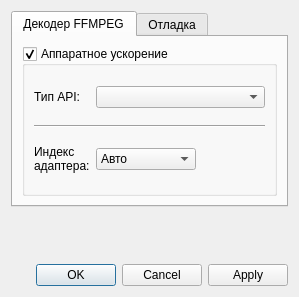
<?xml version="1.0" encoding="UTF-8"?>
<ui version="4.0">
 <class>VlxMediaParametersDialog</class>
 <widget class="QDialog" name="VlxMediaParametersDialog">
  <property name="geometry">
   <rect>
    <x>0</x>
    <y>0</y>
    <width>299</width>
    <height>297</height>
   </rect>
  </property>
  <property name="windowTitle">
   <string>Параметры приема RTP-потока</string>
  </property>
  <layout class="QGridLayout" name="gridLayout_2">
   <item row="0" column="0">
    <widget class="QTabWidget" name="tabWidget">
     <property name="currentIndex">
      <number>0</number>
     </property>
     <widget class="QWidget" name="tab">
      <attribute name="title">
       <string>Декодер FFMPEG</string>
      </attribute>
      <layout class="QGridLayout" name="gridLayout_3">
       <item row="0" column="0">
        <widget class="QGroupBox" name="gbHwAccel">
         <property name="minimumSize">
          <size>
           <width>0</width>
           <height>148</height>
          </size>
         </property>
         <property name="title">
          <string>Аппаратное ускорение</string>
         </property>
         <property name="checkable">
          <bool>true</bool>
         </property>
         <layout class="QGridLayout" name="gridLayout">
          <item row="0" column="0">
           <widget class="QLabel" name="label">
            <property name="text">
             <string>Тип API:</string>
            </property>
           </widget>
          </item>
          <item row="0" column="1" colspan="2">
           <widget class="QComboBox" name="cbHwAccelSelector">
            <property name="sizePolicy">
             <sizepolicy hsizetype="Expanding" vsizetype="Fixed">
              <horstretch>0</horstretch>
              <verstretch>0</verstretch>
             </sizepolicy>
            </property>
           </widget>
          </item>
          <item row="2" column="0">
           <widget class="QLabel" name="label_2">
            <property name="text">
             <string>Индекс
адаптера:</string>
            </property>
           </widget>
          </item>
          <item row="2" column="2">
           <spacer name="horizontalSpacer">
            <property name="orientation">
             <enum>Qt::Orientation::Horizontal</enum>
            </property>
            <property name="sizeHint" stdset="0">
             <size>
              <width>40</width>
              <height>20</height>
             </size>
            </property>
           </spacer>
          </item>
          <item row="1" column="0" colspan="3">
           <widget class="Line" name="line">
            <property name="orientation">
             <enum>Qt::Orientation::Horizontal</enum>
            </property>
           </widget>
          </item>
          <item row="2" column="1">
           <widget class="QComboBox" name="cbDevId">
            <property name="minimumSize">
             <size>
              <width>100</width>
              <height>0</height>
             </size>
            </property>
            <item>
             <property name="text">
              <string>Авто</string>
             </property>
            </item>
            <item>
             <property name="text">
              <string>0</string>
             </property>
            </item>
            <item>
             <property name="text">
              <string>1</string>
             </property>
            </item>
            <item>
             <property name="text">
              <string>2</string>
             </property>
            </item>
            <item>
             <property name="text">
              <string>3</string>
             </property>
            </item>
            <item>
             <property name="text">
              <string>4</string>
             </property>
            </item>
           </widget>
          </item>
         </layout>
        </widget>
       </item>
      </layout>
     </widget>
     <widget class="QWidget" name="tab_2">
      <attribute name="title">
       <string>Отладка</string>
      </attribute>
      <layout class="QGridLayout" name="gridLayout_4">
       <item row="0" column="0">
        <widget class="QLabel" name="label_3">
         <property name="text">
          <string>Уровень логирования
FFMPEG:</string>
         </property>
        </widget>
       </item>
       <item row="0" column="1">
        <widget class="QComboBox" name="cbAvLogLevel">
         <property name="sizePolicy">
          <sizepolicy hsizetype="Expanding" vsizetype="Fixed">
           <horstretch>0</horstretch>
           <verstretch>0</verstretch>
          </sizepolicy>
         </property>
        </widget>
       </item>
       <item row="1" column="0">
        <spacer name="verticalSpacer_2">
         <property name="orientation">
          <enum>Qt::Orientation::Vertical</enum>
         </property>
         <property name="sizeHint" stdset="0">
          <size>
           <width>20</width>
           <height>40</height>
          </size>
         </property>
        </spacer>
       </item>
      </layout>
     </widget>
    </widget>
   </item>
   <item row="2" column="0">
    <widget class="QDialogButtonBox" name="buttonBox">
     <property name="orientation">
      <enum>Qt::Orientation::Horizontal</enum>
     </property>
     <property name="standardButtons">
      <set>QDialogButtonBox::StandardButton::Apply|QDialogButtonBox::StandardButton::Cancel|QDialogButtonBox::StandardButton::Ok</set>
     </property>
    </widget>
   </item>
   <item row="1" column="0">
    <spacer name="verticalSpacer">
     <property name="orientation">
      <enum>Qt::Orientation::Vertical</enum>
     </property>
     <property name="sizeHint" stdset="0">
      <size>
       <width>20</width>
       <height>40</height>
      </size>
     </property>
    </spacer>
   </item>
  </layout>
 </widget>
 <resources/>
 <connections>
  <connection>
   <sender>buttonBox</sender>
   <signal>accepted()</signal>
   <receiver>VlxMediaParametersDialog</receiver>
   <slot>accept()</slot>
   <hints>
    <hint type="sourcelabel">
     <x>248</x>
     <y>254</y>
    </hint>
    <hint type="destinationlabel">
     <x>157</x>
     <y>274</y>
    </hint>
   </hints>
  </connection>
  <connection>
   <sender>buttonBox</sender>
   <signal>rejected()</signal>
   <receiver>VlxMediaParametersDialog</receiver>
   <slot>reject()</slot>
   <hints>
    <hint type="sourcelabel">
     <x>316</x>
     <y>260</y>
    </hint>
    <hint type="destinationlabel">
     <x>286</x>
     <y>274</y>
    </hint>
   </hints>
  </connection>
 </connections>
</ui>
